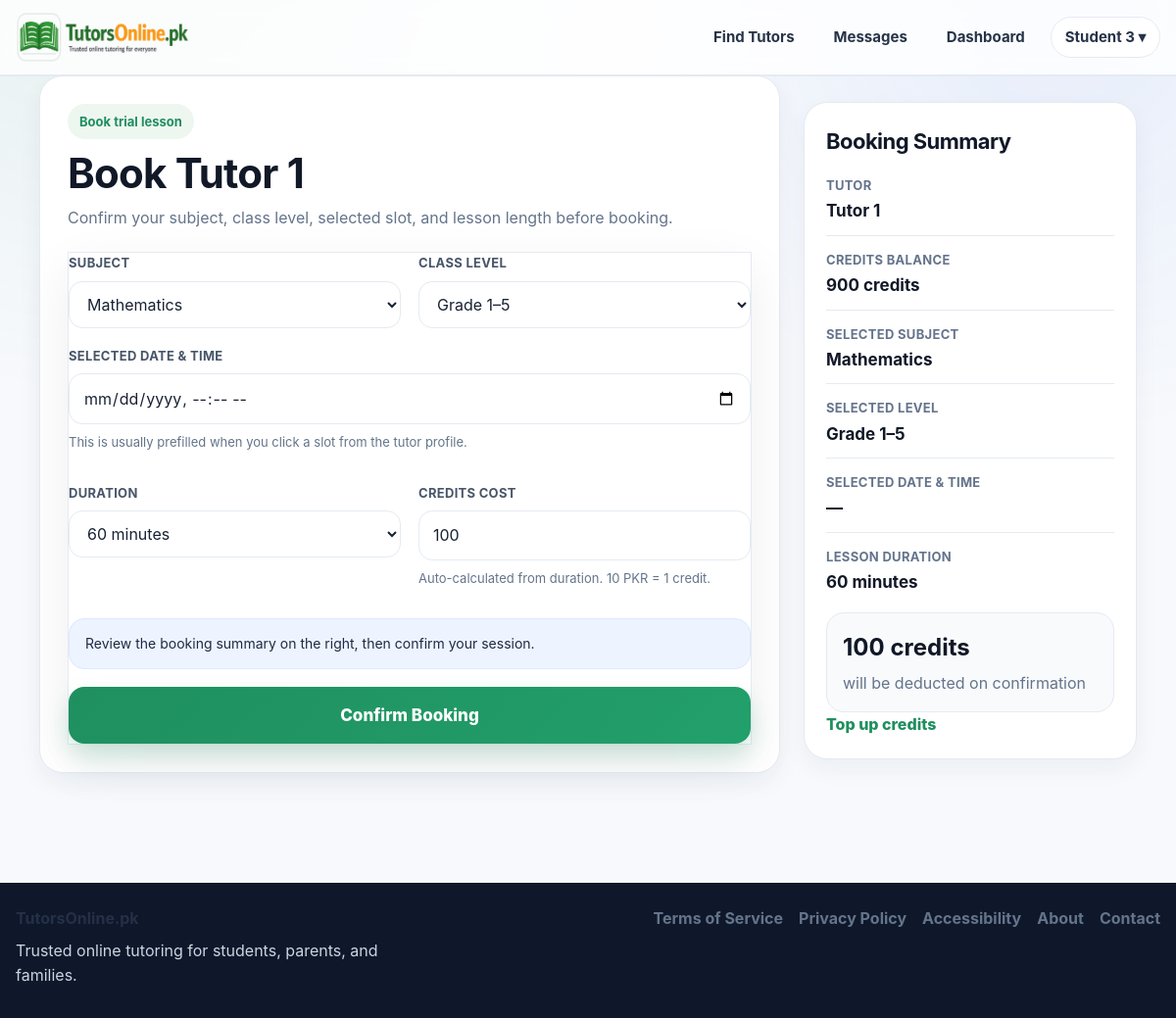
Screenshot of /book/2 (signed in) with the database file from the repository.
### app.py (models this page shows, shortened)
class User(UserMixin, db.Model):
    id = db.Column(db.Integer, primary_key=True)
    email = db.Column(db.String(120), unique=True, nullable=False)
    password_hash = db.Column(db.String(255), nullable=False)
    role = db.Column(db.String(20), nullable=False, default="student")
    full_name = db.Column(db.String(120), nullable=False)
    public_name = db.Column(db.String(120), nullable=False)
    qualification = db.Column(db.String(120), default="")
    subjects = db.Column(db.String(255), default="")
    class_levels = db.Column(db.String(255), default="")
    experience_years = db.Column(db.Integer, default=0)
    bio = db.Column(db.Text, default="")
    degree_title = db.Column(db.String(255), default="")
    degree_major = db.Column(db.String(255), default="")
    degree_institution = db.Column(db.String(255), default="")
    degree_year = db.Column(db.String(50), default="")
    degree_grade = db.Column(db.String(50), default="")
    previous_path_choice = db.Column(db.String(50), default="")
    mphil_title = db.Column(db.String(255), default="")
    mphil_major = db.Column(db.String(255), default="")
    mphil_institution = db.Column(db.String(255), default="")
    mphil_year = db.Column(db.String(50), default="")
    mphil_grade = db.Column(db.String(50), default="")
    mphil_additional_note = db.Column(db.String(255), default="")
    masters_title = db.Column(db.String(255), default="")
    masters_major = db.Column(db.String(255), default="")
    masters_institution = db.Column(db.String(255), default="")
    masters_year = db.Column(db.String(50), default="")
    masters_grade = db.Column(db.String(50), default="")
    masters_additional_note = db.Column(db.String(255), default="")
    bachelor_title = db.Column(db.String(255), default="")
    bachelor_major = db.Column(db.String(255), default="")
    bachelor_institution = db.Column(db.String(255), default="")
    bachelor_year = db.Column(db.String(50), default="")
    bachelor_grade = db.Column(db.String(50), default="")
    bachelor_additional_note = db.Column(db.String(255), default="")
    inter_program = db.Column(db.String(100), default="")
    inter_institution = db.Column(db.String(255), default="")
    inter_grade = db.Column(db.String(50), default="")
    inter_year = db.Column(db.String(50), default="")
    matric_program = db.Column(db.String(100), default="")
    matric_institution = db.Column(db.String(255), default="")
    matric_grade = db.Column(db.String(50), default="")
    matric_year = db.Column(db.String(50), default="")
    gender = db.Column(db.String(50), default="")
    city = db.Column(db.String(120), default="")
    main_subject = db.Column(db.String(120), default="")
    additional_subjects = db.Column(db.String(255), default="")
    student_level = db.Column(db.String(120), default="")
    student_subject_needed = db.Column(db.String(120), default="")
    preferred_tutor_gender = db.Column(db.String(50), default="")
    learning_mode = db.Column(db.String(50), default="")
    teaching_mode = db.Column(db.String(50), default="")
    hourly_rate = db.Column(db.Integer, default=0)
    mobile_number = db.Column(db.String(40), default="")
    cnic_number = db.Column(db.String(40), default="")
    profile_image = db.Column(db.String(255), default="")
    degree_file = db.Column(db.String(255), default="")
    additional_qualification_level = db.Column(db.String(80), default="")
    additional_qualification_title = db.Column(db.String(255), default="")
    additional_qualification_major = db.Column(db.String(255), default="")
    additional_qualification_institution = db.Column(db.String(255), default="")
    additional_qualification_year = db.Column(db.String(50), default="")
    additional_qualification_grade = db.Column(db.String(50), default="")
    additional_qualification_file = db.Column(db.String(255), default="")
    demo_video_url = db.Column(db.String(255), default="")
    demo_video_file = db.Column(db.String(255), default="")
    modest_profile = db.Column(db.Boolean, default=False)
    audio_only = db.Column(db.Boolean, default=False)
    is_active_user = db.Column(db.Boolean, default=True)
    is_verified_tutor = db.Column(db.Boolean, default=False)
    profile_stage = db.Column(db.String(40), default="basic_complete")
    verification_submitted_at = db.Column(db.DateTime)
    approved_at = db.Column(db.DateTime)
    rejected_at = db.Column(db.DateTime)
    admin_review_note = db.Column(db.Text, default="")
    is_public_tutor = db.Column(db.Boolean, default=False)
    tutor_category = db.Column(db.String(80), default="")
    bonus_credits = db.Column(db.Integer, default=0)
    total_earnings_pkr = db.Column(db.Integer, default=0)
    monthly_earnings_pkr = db.Column(db.Integer, default=0)
    sessions_completed = db.Column(db.Integer, default=0)
    rating_avg = db.Column(db.Float, default=0.0)
    rating_count = db.Column(db.Integer, default=0)
    credits_balance = db.Column(db.Integer, default=0)
    pending_payout_pkr = db.Column(db.Integer, default=0)
    payout_method = db.Column(db.String(30), default="bank")
    payout_account_title = db.Column(db.String(120), default="")
    payout_account_number = db.Column(db.String(120), default="")
    payout_iban = db.Column(db.String(64), default="")
    created_at = db.Column(db.DateTime, default=datetime.utcnow)
    bookings_as_student = db.relationship(
        "Booking",
        backref="student",
        lazy=True,
        foreign_keys="Booking.student_id",
    )
    bookings_as_tutor = db.relationship(
        "Booking",
        backref="tutor",
        lazy=True,
        foreign_keys="Booking.tutor_id",
    )
    @property
    def is_active(self):
        return self.is_active_user

### app.py (the view, shortened to what this page needs)
@app.route("/book/<int:tutor_id>", methods=["GET", "POST"])
@login_required
def book_tutor(tutor_id):
    if UNDER_CONSTRUCTION:
        return redirect(url_for("index"))
    if current_user.role != "student":
        flash("Only students can book tutors.", "danger")
        return redirect(url_for("dashboard"))
    tutor = User.query.get_or_404(tutor_id)
    if tutor.role != "tutor":
        flash("Tutor not found.", "danger")
        return redirect(url_for("tutors"))
    subject_prefill = (request.args.get("subject", "") or "").strip()
    level_prefill = (request.args.get("level", "") or "").strip()
    scheduled_at_prefill = (request.args.get("scheduled_at", "") or "").strip()
    duration_prefill = 60
    credits_prefill = 100
    return render_template(
        "book_tutor.html",
        tutor=tutor,
        subject_options=SUBJECT_OPTIONS,
        level_options=LEVEL_OPTIONS,
        subject_prefill=subject_prefill,
        level_prefill=level_prefill,
        scheduled_at_prefill=scheduled_at_prefill,
        duration_prefill=duration_prefill,
        credits_prefill=credits_prefill,
        credit_rate=app.config.get("CREDIT_RATE", 10),
        booking_success=False,
    )

### templates/book_tutor.html (shortened to what this page needs)
{% extends 'base.html' %}
{% block content %}
{% if booking_success %}
  <section class="booking-success-card" style="max-width: 860px; margin: 0 auto;">
    <div class="booking-kicker">Session booked</div>
    <h1>Your lesson is confirmed with {{ tutor.public_name }}</h1>
    <p>
      The booking has been created successfully and your credits have been deducted.
      A confirmation email has also been sent.
    </p>
    <div class="booking-summary-list" style="margin-top: 22px;">
      <div class="booking-summary-item">
        <span>Tutor</span>
        <strong>{{ tutor.public_name }}</strong>
      </div>
      <div class="booking-summary-item">
        <span>Subject</span>
        <strong>{{ booked_session.subject }}</strong>
      </div>
      <div class="booking-summary-item">
        <span>Level</span>
        <strong>{{ booked_session.class_level }}</strong>
      </div>
      <div class="booking-summary-item">
        <span>Date & Time</span>
        <strong>{{ booked_session.scheduled_at_label }}</strong>
      </div>
      <div class="booking-summary-item">
        <span>Duration</span>
        <strong>{{ booked_session.duration_minutes }} minutes</strong>
      </div>
      <div class="booking-summary-item">
        <span>Credits used</span>
        <strong>{{ booked_session.credits_cost }} credits</strong>
      </div>
    </div>
    <div class="booking-success-actions">
    <a class="btn btn-primary" href="{{ url_for('dashboard') }}">Go to Dashboard</a>
    <a class="btn btn-light"
      href="{{ url_for('start_conversation', tutor_id=tutor.id) }}">
      Open Chat
    </a>
    <a class="btn btn-light"
      href="{{ url_for('tutor_profile', tutor_id=tutor.id) }}">
      Back to Tutor Profile
    </a>
  </div>
  </section>
{% else %}
  <section class="booking-shell">
    <div class="booking-main-card">
      <div class="booking-kicker">Book trial lesson</div>
      <h1 class="booking-title">Book {{ tutor.public_name }}</h1>
      <p class="booking-sub">
        Confirm your subject, class level, selected slot, and lesson length before booking.
      </p>
      <form method="post" id="bookingForm">
        <div class="booking-grid">
          <div>
            <label class="booking-label">Subject</label>
            <select name="subject" id="subject" required>
              {% for val, label in subject_options %}
                <option value="{{ val }}" {% if val == subject_prefill %}selected{% endif %}>{{ label }}</option>
              {% endfor %}
            </select>
          </div>
          <div>
            <label class="booking-label">Class level</label>
            <select name="class_level" id="class_level" required>
              {% for val, label in level_options %}
                <option value="{{ val }}" {% if val == level_prefill %}selected{% endif %}>{{ label }}</option>
              {% endfor %}
            </select>
          </div>
          <div class="booking-field-full">
            <label class="booking-label">Selected date & time</label>
            <input
              name="scheduled_at"
              id="scheduled_at"
              type="datetime-local"
              value="{{ scheduled_at_prefill or '' }}"
              required
            >
            <p class="booking-helper">This is usually prefilled when you click a slot from the tutor profile.</p>
          </div>
          <div>
            <label class="booking-label">Duration</label>
            <select name="duration_minutes" id="duration_minutes" required>
              <option value="60" {% if duration_prefill == 60 %}selected{% endif %}>60 minutes</option>
            </select>
          </div>
          <div>
            <label class="booking-label">Credits cost</label>
            <input
              name="credits_cost"
              id="credits_cost"
              type="number"
              value="{{ credits_prefill }}"
              readonly
            >
            <p class="booking-helper">Auto-calculated from duration. {{ credit_rate }} PKR = 1 credit.</p>
          </div>
        </div>
        <div class="booking-inline-note" id="bookingPreviewBox">
          Review the booking summary on the right, then confirm your session.
        </div>
        <button class="btn btn-primary booking-submit" type="submit">
          Confirm Booking
        </button>
      </form>
    </div>
    <aside class="booking-side-card">
      <h2 class="booking-summary-title">Booking Summary</h2>
      <div class="booking-summary-list">
        <div class="booking-summary-item">
          <span>Tutor</span>
          <strong>{{ tutor.public_name }}</strong>
        </div>
        <div class="booking-summary-item">
          <span>Credits balance</span>
          <strong>{{ current_user.credits_balance }} credits</strong>
        </div>
        <div class="booking-summary-item">
          <span>Selected subject</span>
          <strong id="summarySubject">{{ subject_prefill or '—' }}</strong>
        </div>
        <div class="booking-summary-item">
          <span>Selected level</span>
          <strong id="summaryLevel">{{ level_prefill or '—' }}</strong>
        </div>
        <div class="booking-summary-item">
          <span>Selected date & time</span>
          <strong id="summaryDateTime">{{ scheduled_at_prefill or '—' }}</strong>
        </div>
        <div class="booking-summary-item">
          <span>Lesson duration</span>
          <strong id="summaryDuration">{{ duration_prefill }} minutes</strong>
        </div>
      </div>
      <div class="booking-credit-box">
        <strong id="summaryCredits">{{ credits_prefill }} credits</strong>
        <div class="muted">will be deducted on confirmation</div>
      </div>
      <a class="btn btn-light booking-topup" href="{{ url_for('buy_credits') }}">
        Top up credits
      </a>
    </aside>
  </section>
{% endif %}
{% endblock %}

### templates/base.html (shortened to what this page needs)
<!doctype html>
<html lang="en">
<head>
  <link rel="stylesheet" href="{{ url_for('static', filename='css/styles.css') }}">
  <link rel="stylesheet" href="{{ url_for('static', filename='css/design-system.css') }}">
</head>
<body>
  <header class="site-header">
    <div class="container nav-wrap">
      <a href="{{ url_for('index') }}" class="brand">
        <img src="{{ url_for('static', filename='images/logo.png') }}" alt="TutorsOnline.pk" class="brand-logo">
      </a>
     <nav class="main-nav">
      <a href="{{ url_for('tutors') }}">Find Tutors</a>
      {% if current_user.is_authenticated %}
        <a href="{{ url_for('messages_inbox') }}" class="nav-messages-link">
          Messages
        </a>
        <a href="{{ url_for('dashboard') }}">Dashboard</a>
        <div class="nav-user-dropdown">
          <button type="button" class="nav-user-trigger">
            {{ current_user.public_name or 'Account' }} ▾
          </button>
        </div>
      {% else %}
        <a href="{{ url_for('contact') }}">Contact</a>
        <a href="{{ url_for('login') }}">Login</a>
        <a href="{{ url_for('register') }}" class="nav-join-btn">Join</a>
      {% endif %}
    </nav>
    </div>
  </header>
  <main class="site-main">
    <div class="container">
      {% block content %}{% endblock %}
    </div>
  </main>
  <footer class="site-footer">
    <div class="container footer-wrap">
      <div class="footer-brand">
        <strong>TutorsOnline.pk</strong>
        <p>Trusted online tutoring for students, parents, and families.</p>
      </div>
      <div class="footer-links">
        <a href="{{ url_for('terms') }}">Terms of Service</a>
        <a href="{{ url_for('privacy') }}">Privacy Policy</a>
        <a href="{{ url_for('accessibility') }}">Accessibility</a>
        <a href="{{ url_for('about') }}">About</a>
        <a href="{{ url_for('contact') }}">Contact</a>
      </div>
    </div>
  </footer>
</body>
</html>

### rows the page displays
User: public_name "Student 3", credits_balance "900"
User: public_name "Tutor 1"

### other values shown
{{ credit_rate }} "10"
form field subject "Mathematics"
form field class_level "Grade 1–5"
